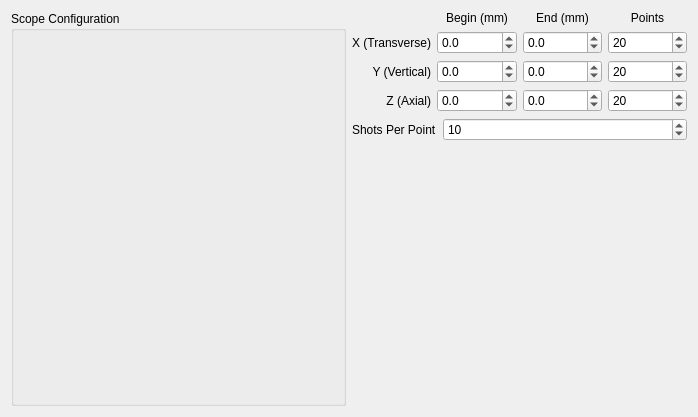
<?xml version="1.0" encoding="UTF-8"?>
<ui version="4.0">
 <class>MotorScanConfigWidget</class>
 <widget class="QWidget" name="MotorScanConfigWidget">
  <property name="geometry">
   <rect>
    <x>0</x>
    <y>0</y>
    <width>698</width>
    <height>417</height>
   </rect>
  </property>
  <property name="windowTitle">
   <string>Form</string>
  </property>
  <layout class="QHBoxLayout" name="horizontalLayout">
   <item>
    <widget class="QGroupBox" name="groupBox">
     <property name="title">
      <string>Scope Configuration</string>
     </property>
     <layout class="QVBoxLayout" name="verticalLayout">
      <item>
       <widget class="MotorScopeConfigWidget" name="scopeConfigWidget" native="true"/>
      </item>
     </layout>
    </widget>
   </item>
   <item>
    <layout class="QVBoxLayout" name="verticalLayout_2" stretch="0,0,1">
     <item>
      <layout class="QGridLayout" name="gridLayout" rowstretch="0,1,1,1">
       <item row="0" column="1">
        <widget class="QLabel" name="label_4">
         <property name="sizePolicy">
          <sizepolicy hsizetype="Preferred" vsizetype="Minimum">
           <horstretch>0</horstretch>
           <verstretch>0</verstretch>
          </sizepolicy>
         </property>
         <property name="text">
          <string>Begin (mm)</string>
         </property>
         <property name="alignment">
          <set>Qt::AlignBottom|Qt::AlignHCenter</set>
         </property>
        </widget>
       </item>
       <item row="0" column="2">
        <widget class="QLabel" name="label_5">
         <property name="sizePolicy">
          <sizepolicy hsizetype="Preferred" vsizetype="Minimum">
           <horstretch>0</horstretch>
           <verstretch>0</verstretch>
          </sizepolicy>
         </property>
         <property name="text">
          <string>End (mm)</string>
         </property>
         <property name="alignment">
          <set>Qt::AlignBottom|Qt::AlignHCenter</set>
         </property>
        </widget>
       </item>
       <item row="0" column="3">
        <widget class="QLabel" name="label_6">
         <property name="sizePolicy">
          <sizepolicy hsizetype="Preferred" vsizetype="Minimum">
           <horstretch>0</horstretch>
           <verstretch>0</verstretch>
          </sizepolicy>
         </property>
         <property name="text">
          <string>Points</string>
         </property>
         <property name="alignment">
          <set>Qt::AlignBottom|Qt::AlignHCenter</set>
         </property>
        </widget>
       </item>
       <item row="1" column="0">
        <widget class="QLabel" name="label">
         <property name="sizePolicy">
          <sizepolicy hsizetype="Preferred" vsizetype="Expanding">
           <horstretch>0</horstretch>
           <verstretch>0</verstretch>
          </sizepolicy>
         </property>
         <property name="text">
          <string>X (Transverse)</string>
         </property>
         <property name="alignment">
          <set>Qt::AlignRight|Qt::AlignTrailing|Qt::AlignVCenter</set>
         </property>
        </widget>
       </item>
       <item row="1" column="1">
        <widget class="QDoubleSpinBox" name="xMinBox">
         <property name="decimals">
          <number>1</number>
         </property>
         <property name="minimum">
          <double>-100.000000000000000</double>
         </property>
        </widget>
       </item>
       <item row="1" column="2">
        <widget class="QDoubleSpinBox" name="xMaxBox">
         <property name="decimals">
          <number>1</number>
         </property>
         <property name="minimum">
          <double>-100.000000000000000</double>
         </property>
         <property name="maximum">
          <double>100.000000000000000</double>
         </property>
        </widget>
       </item>
       <item row="1" column="3">
        <widget class="QSpinBox" name="xPointsBox">
         <property name="minimum">
          <number>1</number>
         </property>
         <property name="maximum">
          <number>1000000</number>
         </property>
         <property name="singleStep">
          <number>10</number>
         </property>
         <property name="value">
          <number>20</number>
         </property>
        </widget>
       </item>
       <item row="2" column="0">
        <widget class="QLabel" name="label_2">
         <property name="sizePolicy">
          <sizepolicy hsizetype="Preferred" vsizetype="Expanding">
           <horstretch>0</horstretch>
           <verstretch>0</verstretch>
          </sizepolicy>
         </property>
         <property name="text">
          <string>Y (Vertical)</string>
         </property>
         <property name="alignment">
          <set>Qt::AlignRight|Qt::AlignTrailing|Qt::AlignVCenter</set>
         </property>
        </widget>
       </item>
       <item row="2" column="1">
        <widget class="QDoubleSpinBox" name="yMinBox">
         <property name="decimals">
          <number>1</number>
         </property>
         <property name="minimum">
          <double>-100.000000000000000</double>
         </property>
        </widget>
       </item>
       <item row="2" column="2">
        <widget class="QDoubleSpinBox" name="yMaxBox">
         <property name="decimals">
          <number>1</number>
         </property>
         <property name="minimum">
          <double>-100.000000000000000</double>
         </property>
         <property name="maximum">
          <double>100.000000000000000</double>
         </property>
        </widget>
       </item>
       <item row="2" column="3">
        <widget class="QSpinBox" name="yPointsBox">
         <property name="minimum">
          <number>1</number>
         </property>
         <property name="maximum">
          <number>1000000</number>
         </property>
         <property name="singleStep">
          <number>10</number>
         </property>
         <property name="value">
          <number>20</number>
         </property>
        </widget>
       </item>
       <item row="3" column="0">
        <widget class="QLabel" name="label_3">
         <property name="sizePolicy">
          <sizepolicy hsizetype="Preferred" vsizetype="Expanding">
           <horstretch>0</horstretch>
           <verstretch>0</verstretch>
          </sizepolicy>
         </property>
         <property name="text">
          <string>Z (Axial)</string>
         </property>
         <property name="alignment">
          <set>Qt::AlignRight|Qt::AlignTrailing|Qt::AlignVCenter</set>
         </property>
        </widget>
       </item>
       <item row="3" column="1">
        <widget class="QDoubleSpinBox" name="zMinBox">
         <property name="decimals">
          <number>1</number>
         </property>
         <property name="minimum">
          <double>-100.000000000000000</double>
         </property>
        </widget>
       </item>
       <item row="3" column="2">
        <widget class="QDoubleSpinBox" name="zMaxBox">
         <property name="decimals">
          <number>1</number>
         </property>
         <property name="minimum">
          <double>-100.000000000000000</double>
         </property>
         <property name="maximum">
          <double>100.000000000000000</double>
         </property>
        </widget>
       </item>
       <item row="3" column="3">
        <widget class="QSpinBox" name="zPointsBox">
         <property name="minimum">
          <number>1</number>
         </property>
         <property name="maximum">
          <number>1000000</number>
         </property>
         <property name="singleStep">
          <number>10</number>
         </property>
         <property name="value">
          <number>20</number>
         </property>
        </widget>
       </item>
      </layout>
     </item>
     <item>
      <layout class="QFormLayout" name="formLayout">
       <item row="0" column="0">
        <widget class="QLabel" name="shotsPerPointLabel">
         <property name="sizePolicy">
          <sizepolicy hsizetype="Preferred" vsizetype="Expanding">
           <horstretch>0</horstretch>
           <verstretch>0</verstretch>
          </sizepolicy>
         </property>
         <property name="text">
          <string>Shots Per Point</string>
         </property>
        </widget>
       </item>
       <item row="0" column="1">
        <widget class="QSpinBox" name="shotsPerPointSpinBox">
         <property name="sizePolicy">
          <sizepolicy hsizetype="Minimum" vsizetype="Preferred">
           <horstretch>0</horstretch>
           <verstretch>0</verstretch>
          </sizepolicy>
         </property>
         <property name="minimum">
          <number>1</number>
         </property>
         <property name="maximum">
          <number>1000000</number>
         </property>
         <property name="singleStep">
          <number>10</number>
         </property>
         <property name="value">
          <number>10</number>
         </property>
        </widget>
       </item>
      </layout>
     </item>
     <item>
      <spacer name="verticalSpacer">
       <property name="orientation">
        <enum>Qt::Vertical</enum>
       </property>
       <property name="sizeHint" stdset="0">
        <size>
         <width>20</width>
         <height>40</height>
        </size>
       </property>
      </spacer>
     </item>
    </layout>
   </item>
  </layout>
 </widget>
 <customwidgets>
  <customwidget>
   <class>MotorScopeConfigWidget</class>
   <extends>QWidget</extends>
   <header location="global">src/modules/motor/gui/motorscopeconfigwidget.h</header>
   <container>1</container>
  </customwidget>
 </customwidgets>
 <resources/>
 <connections/>
</ui>
